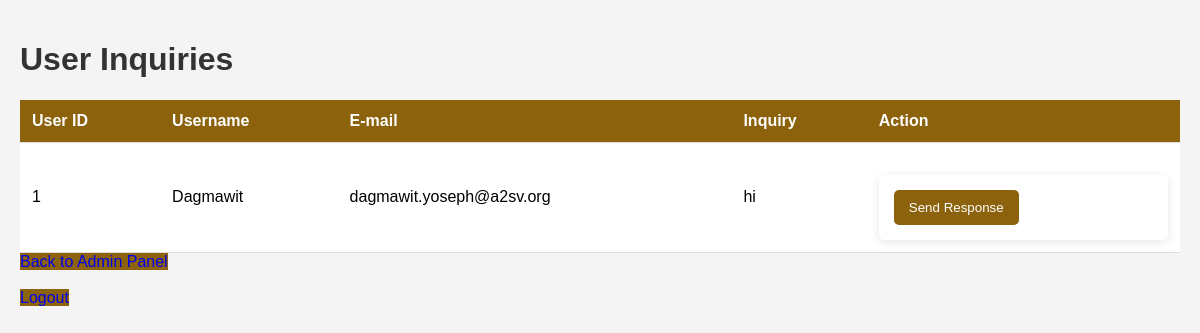
Screenshot of /src/Controllers/view_inquiries.php (signed in) with the database file from the repository.
### tables this page shows
CREATE TABLE `users` (
  `username` varchar(255) NOT NULL,
  `E-mail` varchar(255) NOT NULL,
  `inquiry` varchar(255) DEFAULT NULL,
  `user_id` int(11) NOT NULL
);

### src/Controllers/view_inquiries.php (the view, shortened to what this page needs)
<?php
include '../Models/db_connect.php';
$sql = "SELECT user_id, username, `E-mail`, inquiry FROM users ORDER BY user_id DESC";
$result = $conn->query($sql);
?>
<!DOCTYPE html>
<html>
<head>
    <link rel="stylesheet" href="../../public_html/styles/view_inquiries.css">
</head>
<body>
    <h1>User Inquiries</h1>
    <table>
        <thead>
            <tr>
                <th>User ID</th>
                <th>Username</th>
                <th>E-mail</th>
                <th>Inquiry</th>
                <th>Action</th>
            </tr>
        </thead>
        <tbody>
            <?php
            if ($result->num_rows > 0) {
                while ($row = $result->fetch_assoc()) {
                    echo "<tr>";
                    echo "<td>" . htmlspecialchars($row["user_id"]) . "</td>";
                    echo "<td>" . htmlspecialchars($row["username"]) . "</td>";
                    echo "<td>" . htmlspecialchars($row["E-mail"]) . "</td>";
                    echo "<td>" . htmlspecialchars($row["inquiry"] ?? '') . "</td>";
                    echo "<td>
                            <form method='POST' action='send_response.php'>
                                <input type='hidden' name='user_id' value='" . htmlspecialchars($row['user_id']) . "'>
                                <input type='hidden' name='to' value='" . htmlspecialchars($row['E-mail']) . "'>
                                <input type='hidden' name='from' value='admin@example.com'>
                                <button type='submit'>Send Response</button>
                            </form>
                          </td>";
                    echo "</tr>";
                }
            } else {
                echo "<tr><td colspan='5'>No inquiries found.</td></tr>";
            }
            ?>
        </tbody>
    </table>
    <a href="admin.php">Back to Admin Panel</a><br><br>
    <a href="logout.php">Logout</a>
</body>
</html>

### public_html/styles/view_inquiries.css (style rules this page uses)
body { font-family: Arial, sans-serif; margin: 0; padding: 20px; background-color: #f4f4f4; }
h1, h2 { color: #333; }
table { width: 100%; border-collapse: collapse; margin-top: 20px; background-color: white; }
th, td { padding: 12px; text-align: left; border-bottom: 1px solid #ddd; }
th { background-color: #8c620d; color: white; }
a { text-decoration: none; background-color: #8c620d; }
form { margin-top: 20px; background-color: white; padding: 15px; border-radius: 5px; box-shadow: 0 2px 10px rgba(0, 0, 0, 0.1); }
button { background-color: #8c620d; color: white; padding: 10px 15px; border: none; border-radius: 5px; cursor: pointer; }

### rows the page displays
users: user_id "1", username "Dagmawit", value "dagmawit.yoseph@a2sv.org", inquiry "hi"
